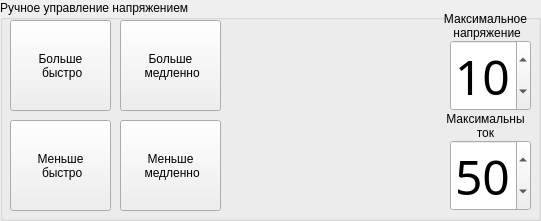
     <widget class="QGroupBox" name="ManualControl">
      <property name="geometry">
       <rect>
        <x>580</x>
        <y>12</y>
        <width>541</width>
        <height>221</height>
       </rect>
      </property>
      <property name="title">
       <string>Ручное управление напряжением</string>
      </property>
      <widget class="QPushButton" name="ManualDown">
       <property name="geometry">
        <rect>
         <x>10</x>
         <y>120</y>
         <width>101</width>
         <height>91</height>
        </rect>
       </property>
       <property name="text">
        <string>Меньше 
 быстро</string>
       </property>
       <property name="autoRepeat">
        <bool>true</bool>
       </property>
      </widget>
      <widget class="QPushButton" name="ManualUP">
       <property name="geometry">
        <rect>
         <x>10</x>
         <y>20</y>
         <width>101</width>
         <height>91</height>
        </rect>
       </property>
       <property name="text">
        <string>Больше 
 быстро</string>
       </property>
       <property name="autoRepeat">
        <bool>true</bool>
       </property>
      </widget>
      <widget class="QPushButton" name="ManualDown_2">
       <property name="geometry">
        <rect>
         <x>120</x>
         <y>120</y>
         <width>101</width>
         <height>91</height>
        </rect>
       </property>
       <property name="text">
        <string>Меньше 
 медленно</string>
       </property>
       <property name="autoRepeat">
        <bool>true</bool>
       </property>
      </widget>
      <widget class="QPushButton" name="ManualUP_2">
       <property name="geometry">
        <rect>
         <x>120</x>
         <y>20</y>
         <width>101</width>
         <height>91</height>
        </rect>
       </property>
       <property name="text">
        <string>Больше 
 медленно</string>
       </property>
       <property name="autoRepeat">
        <bool>true</bool>
       </property>
      </widget>
      <widget class="QLabel" name="label_2">
       <property name="geometry">
        <rect>
         <x>440</x>
         <y>10</y>
         <width>91</width>
         <height>31</height>
        </rect>
       </property>
       <property name="text">
        <string>Максимальное 
 напряжение</string>
       </property>
       <property name="alignment">
        <set>Qt::AlignCenter</set>
       </property>
      </widget>
      <widget class="QSpinBox" name="ManVBox">
       <property name="geometry">
        <rect>
         <x>450</x>
         <y>40</y>
         <width>81</width>
         <height>71</height>
        </rect>
       </property>
       <property name="font">
        <font>
         <family>Seven Segment</family>
         <pointsize>36</pointsize>
        </font>
       </property>
       <property name="alignment">
        <set>Qt::AlignCenter</set>
       </property>
       <property name="maximum">
        <number>100</number>
       </property>
       <property name="value">
        <number>10</number>
       </property>
      </widget>
      <widget class="QSpinBox" name="ManIBox">
       <property name="geometry">
        <rect>
         <x>450</x>
         <y>140</y>
         <width>81</width>
         <height>71</height>
        </rect>
       </property>
       <property name="font">
        <font>
         <family>Seven Segment</family>
         <pointsize>36</pointsize>
        </font>
       </property>
       <property name="alignment">
        <set>Qt::AlignCenter</set>
       </property>
       <property name="maximum">
        <number>200</number>
       </property>
       <property name="value">
        <number>50</number>
       </property>
      </widget>
      <widget class="QLabel" name="label_4">
       <property name="geometry">
        <rect>
         <x>440</x>
         <y>110</y>
         <width>91</width>
         <height>31</height>
        </rect>
       </property>
       <property name="text">
        <string>Максимальны
ток</string>
       </property>
       <property name="alignment">
        <set>Qt::AlignCenter</set>
       </property>
      </widget>
     </widget>
